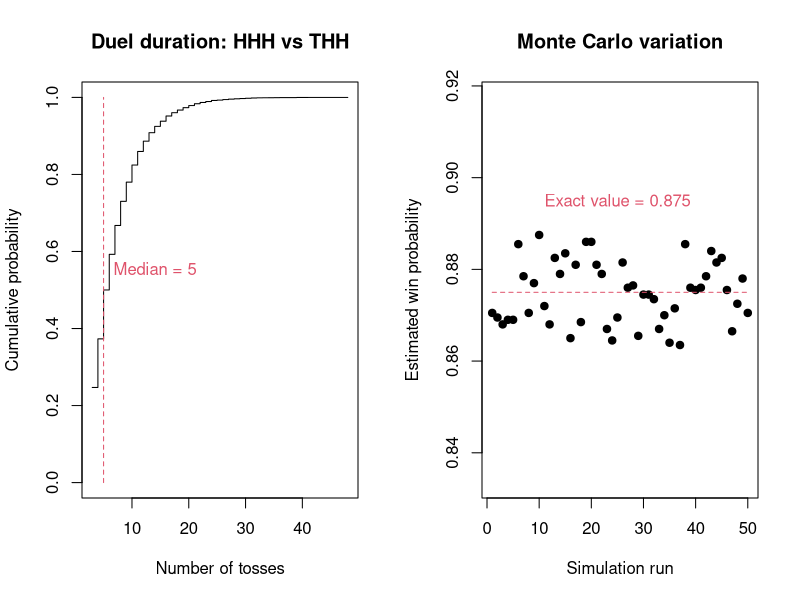

Source code (R):
# Statistical Programming
# Practical 2: Sequence duels and the perils of independence
#
# Group 3:
# Alejandra Campo Archbold (s3023700)
# Weihang Gu (s2932201)
# Weichen Zhao (s2929481)
#
# Contributions:
# - Alejandra Campo Archbold: []
# - Weihang Gu: []
# - Weichen Zhao: []
#
# GitHub URL:



#-----------------------------------------------------------------------
# Overview
#-----------------------------------------------------------------------

# This script studies a game in which two patterns compete on the
# same stream of coin tosses. The first pattern to appear wins.
# We simulate duels, estimate win probabilities and calculate exact
# waiting times. We compare patterns, identify non-transitive cycles
# and investigate the effect of coin bias.


#-----------------------------------------------------------------------
# Function definitions
#-----------------------------------------------------------------------


# Q1: firsthit

firsthit <- function(x, a){
  # Description: finds the first occurrence of pattern a in x.
  # Inputs: x (coin tosses), a (the pattern to find).
  # Output: the ending position of the first match, or NA.
  # How it works: checks each window of length k in order.
  
  k <- length(a)
  n <- length(x)
  
  if(k == 0){
    stop("Please add a 0/1 pattern.")
  }
  
  if(n < k){
    return(NA)
  }
  
  for(m in k:n){
    w <- x[(m-k+1):m]
    
    if(all(w == a)){
      return(m)
    }
  }
  
  return(NA)
}


# Q2 and Q3: simulate_duels

simulate_duels <- function(a, b, p=0.5, nreps=1, block=20){
  # Description: simulates several duels between a and b.
  # Inputs: a and b (patterns), p (chance of heads),
  #         nreps (number of duels), block (tosses per batch).
  # Output: a matrix of winners and toss counts for all duels.
  # How it works: each row represents one duel. Both patterns
  # share the same tosses, and finished duels are no longer checked.
  
  k <- length(a)
  
  if(k == 0 || length(b) != k){
    stop("a and b must have the same positive length.")
  }
  
  if(anyNA(a) || anyNA(b)){
    stop("Patterns cannot contain NA.")
  }
  
  if(any(!(a %in% c(0,1))) ||
     any(!(b %in% c(0,1)))){
    stop("Patterns must contain only 0 and 1.")
  }
  
  if(all(a == b)){
    stop("a and b must be different.")
  }
  
  if(length(p) != 1 || !is.numeric(p) ||
     !is.finite(p) || p <= 0 || p >= 1){
    stop("p must be between 0 and 1.")
  }
  
  if(length(nreps) != 1 || !is.numeric(nreps) ||
     !is.finite(nreps) || nreps < 1 ||
     nreps != floor(nreps)){
    stop("nreps must be a positive integer.")
  }
  
  if(length(block) != 1 || !is.numeric(block) ||
     !is.finite(block) || block < 1 ||
     block != floor(block)){
    stop("block must be a positive integer.")
  }
  
  # Each row stores the most recent k tosses from one duel.
  recent <- matrix(0, nrow=nreps, ncol=k)
  
  winner <- rep(NA_integer_, nreps)
  tosses <- integer(nreps)
  
  while(anyNA(winner)){
    
    # Generate tosses in batches and ignore completed duels.
    new <- matrix(
      rbinom(nreps*block, size=1, prob=p),
      nrow=nreps,
      ncol=block
    )
    
    for(j in seq_len(block)){
      
      active <- which(is.na(winner))
      
      if(length(active) == 0){
        break
      }
      
      current <- new[active, j]
      
      # Update the sliding window for each unfinished duel.
      if(k > 1){
        recent[active, 1:(k-1)] <-
          recent[active, 2:k, drop=FALSE]
      }
      
      recent[active, k] <- current
      tosses[active] <- tosses[active] + 1
      
      # Only complete windows can match a pattern.
      ready <- active[tosses[active] >= k]
      
      if(length(ready) > 0){
        
        windows <- recent[ready, , drop=FALSE]
        
        target_a <- matrix(
          a, nrow=length(ready), ncol=k, byrow=TRUE
        )
        
        target_b <- matrix(
          b, nrow=length(ready), ncol=k, byrow=TRUE
        )
        
        match_a <- rowSums(windows == target_a) == k
        match_b <- rowSums(windows == target_b) == k
        
        winner[ready[match_a]] <- 1
        winner[ready[match_b]] <- 0
      }
    }
  }
  
  return(cbind(winner, tosses))
}


# Q2: duel

duel <- function(a, b, p=0.5){
  # Description: simulates one duel between patterns a and b.
  # Inputs: a and b (patterns), p (chance of heads).
  # Output: c(winner, tosses), with 1 for a and 0 for b.
  # How it works: uses simulate_duels for one game.
  
  result <- simulate_duels(a, b, p, nreps=1)
  
  return(result[1,])
}


# Q3: pwin

pwin <- function(a, b, p=0.5, nreps=10000){
  # Description: estimates the probability that a beats b.
  # Inputs: a and b (patterns), p (chance of heads),
  #         nreps (number of simulated games).
  # Output: the proportion of games won by a.
  # How it works: averages the 0/1 results from simulated duels.
  
  results <- simulate_duels(a, b, p, nreps=nreps)
  
  return(mean(results[, "winner"]))
}


# Q4: ewait

ewait <- function(a, p=0.5){
  # Description: calculates the exact mean wait for pattern a.
  # Inputs: a (pattern), p (chance of heads).
  # Output: the expected number of tosses until a first appears.
  # How it works: uses the pattern's self-overlap lengths.
  
  k <- length(a)
  
  if(k == 0 || anyNA(a) || any(!(a %in% c(0,1)))){
    stop("Please enter a non-empty 0/1 pattern.")
  }
  
  if(length(p) != 1 || !is.numeric(p) ||
     !is.finite(p) || p <= 0 || p >= 1){
    stop("p must be between 0 and 1.")
  }
  
  wait <- 0
  
  for(j in seq_len(k)){
    
    prefix <- a[1:j]
    suffix <- a[(k-j+1):k]
    
    if(all(prefix == suffix)){
      
      heads <- sum(prefix)
      tails <- j - heads
      
      prob <- p^heads * (1-p)^tails
      
      wait <- wait + 1/prob
    }
  }
  
  return(wait)
}


# Q4: simwait

simwait <- function(a, p=0.5, nreps=3000, block=20){
  # Description: estimates waiting times by simulation.
  # Inputs: a (pattern), p (heads), nreps (runs),
  #         block (tosses per batch).
  # Output: the simulated waiting time for each run.
  # How it works: extends a stream until firsthit finds the pattern.
  
  waits <- integer(nreps)
  
  for(i in seq_len(nreps)){
    
    x <- integer(0)
    hit <- NA
    
    while(is.na(hit)){
      
      new <- rbinom(block, size=1, prob=p)
      
      x <- c(x, new)
      hit <- firsthit(x, a)
    }
    
    waits[i] <- hit
  }
  
  return(waits)
}


# Q5: pmat

pmat <- function(k, p=0.5, nreps=10000){
  # Description: estimates win probabilities for all pattern pairs.
  # Inputs: k (pattern length), p (heads), nreps (games per pair).
  # Output: matrix M, where M[i,j] is P(pattern i beats pattern j).
  # How it works: generates patterns in binary order, from 000
  # to 111 for k=3, and simulates each pair only once.
  
  if(length(k) != 1 || !is.numeric(k) ||
     !is.finite(k) || k < 1 || k != floor(k)){
    stop("k must be a positive integer.")
  }
  
  patterns <- expand.grid(rep(list(0:1), k))
  patterns <- as.matrix(patterns)
  patterns <- patterns[, k:1, drop=FALSE]
  
  labels <- apply(patterns, 1, paste, collapse="")
  n <- nrow(patterns)
  
  M <- matrix(NA_real_, nrow=n, ncol=n)
  
  rownames(M) <- labels
  colnames(M) <- labels
  
  # Reverse win probabilities add to one.
  for(i in seq_len(n-1)){
    
    for(j in (i+1):n){
      
      a <- patterns[i,]
      b <- patterns[j,]
      
      prob <- pwin(a, b, p=p, nreps=nreps)
      
      M[i,j] <- prob
      M[j,i] <- 1-prob
    }
  }
  
  return(M)
}


# Q5(a): best_reply

best_reply <- function(M){
  # Description: finds the best reply to every pattern.
  # Input: M (win probability matrix).
  # Output: each pattern's best reply and its win probability.
  # How it works: finds the highest probability in each column.
  
  n <- ncol(M)
  
  result <- data.frame(
    pattern=colnames(M),
    reply=character(n),
    probability=numeric(n)
  )
  
  for(j in seq_len(n)){
    
    best <- which.max(M[,j])
    
    result$reply[j] <- rownames(M)[best]
    result$probability[j] <- M[best,j]
  }
  
  result$probability <- round(result$probability, 3)
  
  return(result)
}


# Q5(b): find_cycle

find_cycle <- function(M, cutoff=0.55){
  # Description: finds the shortest clear non-transitive cycle.
  # Inputs: M (win matrix), cutoff (minimum win probability).
  # Output: the pattern indices in a cycle, or NULL.
  # How it works: searches from shorter to longer cycles and
  # checks whether the last pattern beats the starting pattern.
  
  n <- nrow(M)
  
  if(n < 3){
    return(NULL)
  }
  
  beats <- M > cutoff
  beats[is.na(beats)] <- FALSE
  
  for(size in 3:n){
    
    for(start in seq_len(n)){
      
      paths <- list(start)
      
      for(step in seq_len(size-1)){
        
        new_paths <- list()
        
        for(path in paths){
          
          last <- path[length(path)]
          choices <- which(beats[last,])
          
          # Do not repeat a pattern within the path.
          for(choice in choices){
            
            if(!(choice %in% path)){
              
              new_path <- c(path, choice)
              
              new_paths[[length(new_paths)+1]] <- new_path
            }
          }
        }
        
        paths <- new_paths
        
        if(length(paths) == 0){
          break
        }
      }
      
      for(path in paths){
        
        if(length(path) == size){
          
          last <- path[length(path)]
          
          if(beats[last,start]){
            return(c(path,start))
          }
        }
      }
    }
  }
  
  return(NULL)
}


# Q5(b): show_cycle

show_cycle <- function(M, cutoff=0.55){
  # Description: displays a non-transitive cycle.
  # Inputs: M (win matrix), cutoff (minimum win probability).
  # Output: the cycle and the win probability of each step.
  # How it works: uses find_cycle and prints consecutive wins.
  
  cycle <- find_cycle(M, cutoff=cutoff)
  
  if(is.null(cycle)){
    cat("No clear non-transitive cycle found.\n")
    return(invisible(NULL))
  }
  
  labels <- rownames(M)
  
  cat("Cycle:", paste(labels[cycle], collapse=" -> "), "\n")
  
  for(i in seq_len(length(cycle)-1)){
    
    a <- cycle[i]
    b <- cycle[i+1]
    
    cat(labels[a], "beats", labels[b], ":",
        round(M[a,b],3), "\n")
  }
}


#-----------------------------------------------------------------------
# Run code and analysis
#-----------------------------------------------------------------------

set.seed(2026)


# Q1: Test firsthit on simple streams

x <- c(1,0,0,1,0,1,1)
a <- c(1,0,1)

cat("Q1: First hit of 101:", firsthit(x,a), "\n")
cat("Q1: Pattern 111 absent:", firsthit(x,c(1,1,1)), "\n")
cat("Q1: Short stream:", firsthit(c(1,0),a), "\n")

# Q2: Simulate one duel

a <- c(1,0,1)
b <- c(0,1,1)

result <- duel(a,b)

cat("\nQ2: Duel between 101 and 011\n")
print(result)


# Q3: Estimate the win probability

p_fair <- pwin(c(1,1,1), c(0,1,1))

cat("\nQ3: Win probability estimate\n")
cat("P(HHH beats THH), p=0.5:", round(p_fair,3), "\n")

# Q4: Compare exact and simulated waiting times

patterns4 <- list(
  c(1,1,1),
  c(1,1,0),
  c(1,0,1),
  c(1,1,0)
)

labels4 <- c("HHH", "HHT", "HTH", "HHT")
probs4 <- c(0.5, 0.5, 0.5, 0.7)

exact4 <- numeric(length(patterns4))
mc4 <- numeric(length(patterns4))

for(i in seq_along(patterns4)){
  
  exact4[i] <- ewait(patterns4[[i]], p=probs4[i])
  
  mc4[i] <- mean(simwait(patterns4[[i]], p=probs4[i]))
}

comparison4 <- data.frame(
  pattern=labels4,
  p=probs4,
  exact=round(exact4,3),
  simulated=round(mc4,3)
)

cat("\nQ4: Exact and simulated waiting times\n")
print(comparison4, row.names=FALSE)


# Q5: Construct the fair-coin win matrix

M <- pmat(k=3, p=0.5, nreps=10000)


# Q5(a): Best replies

cat("\nQ5(a): Best replies\n")
print(best_reply(M), row.names=FALSE)


# Q5(b): Nearly even pairs and non-transitive cycles

# Treat estimates within 0.03 of 0.5 as nearly even.
tie_pos <- which(
  upper.tri(M) & abs(M-0.5) < 0.03,
  arr.ind=TRUE
)

ties <- data.frame(
  pattern_a=rownames(M)[tie_pos[,1]],
  pattern_b=colnames(M)[tie_pos[,2]],
  p_a_wins=round(M[tie_pos],3)
)

cat("\nQ5(b): Nearly even pairs\n")
print(ties, row.names=FALSE)

cat("\nQ5(b): Non-transitive cycle\n")
show_cycle(M, cutoff=0.55)


# Q5(c): Compare waiting times and head-to-head wins

patterns3 <- as.matrix(expand.grid(rep(list(0:1),3)))
patterns3 <- patterns3[,3:1,drop=FALSE]

waits3 <- numeric(nrow(patterns3))

for(i in seq_len(nrow(patterns3))){
  waits3[i] <- ewait(patterns3[i,])
}

waiting_rank <- data.frame(
  pattern=rownames(M),
  expected_wait=waits3
)

waiting_rank <- waiting_rank[
  order(waiting_rank$expected_wait),
]

cat("\nQ5(c): Ranking by expected waiting time\n")
print(waiting_rank, row.names=FALSE)

# Quantify the difference between waiting times and duel outcomes.
cat("\nQ5(c): Head-to-head comparison\n")
cat("Expected wait of TTH:", ewait(c(0,0,1)), "\n")
cat("Expected wait of THH:", ewait(c(0,1,1)), "\n")
cat("P(TTH beats THH):", round(M["001","011"],3), "\n")


# Q6: Visualise duel duration and Monte Carlo variability

# Plot 1: empirical distribution of duel duration
games <- simulate_duels(c(1,1,1), c(0,1,1), nreps=10000)

duration <- games[,"tosses"]
freq <- table(duration)

xval <- as.numeric(names(freq))
cumprob <- cumsum(as.numeric(freq))/length(duration)
med <- median(duration)

par(mfrow=c(1,2))

plot(xval, cumprob, type="s", ylim=c(0,1),
     xlab="Number of tosses",
     ylab="Cumulative probability",
     main="Duel duration: HHH vs THH")

lines(c(med,med), c(0,1), col=2, lty=2)
text(med, 0.55, paste("Median =",med), pos=4, col=2)


# Plot 2: variation across independent simulation runs
estimates <- numeric(50)

for(i in seq_len(50)){
  estimates[i] <- pwin(c(0,1,1), c(1,1,1), nreps=2000)
}

reference <- 7/8
limits <- range(c(estimates, reference)) + c(-0.03,0.03)

plot(estimates, pch=19, ylim=limits,
     xlab="Simulation run",
     ylab="Estimated win probability",
     main="Monte Carlo variation")

lines(c(1,50), c(reference,reference), col=2, lty=2)
text(25, reference+0.02, "Exact value = 0.875", col=2)

par(mfrow=c(1,1))


# Q7: Investigate the effect of coin bias

for(bias in c(0.25,0.7)){
  
  M_bias <- pmat(k=3, p=bias, nreps=20000)
  
  cat("\nQ7: Best replies for p =", bias, "\n")
  print(best_reply(M_bias), row.names=FALSE)
  
  cat("\nQ7: Non-transitive cycle for p =", bias, "\n")
  show_cycle(M_bias, cutoff=0.55)
}

# Coin bias changes which patterns give the strongest replies.
# Non-transitive cycles remain, although their structure changes.


#-----------------------------------------------------------------------
# Conclusion
#-----------------------------------------------------------------------

# Isolated expected waiting times do not determine duel win
# probabilities. Both players observe the same toss stream, so their
# waiting times are dependent. Comparing separate waiting-time
# summaries ignores this dependence and can give misleading rankings.
